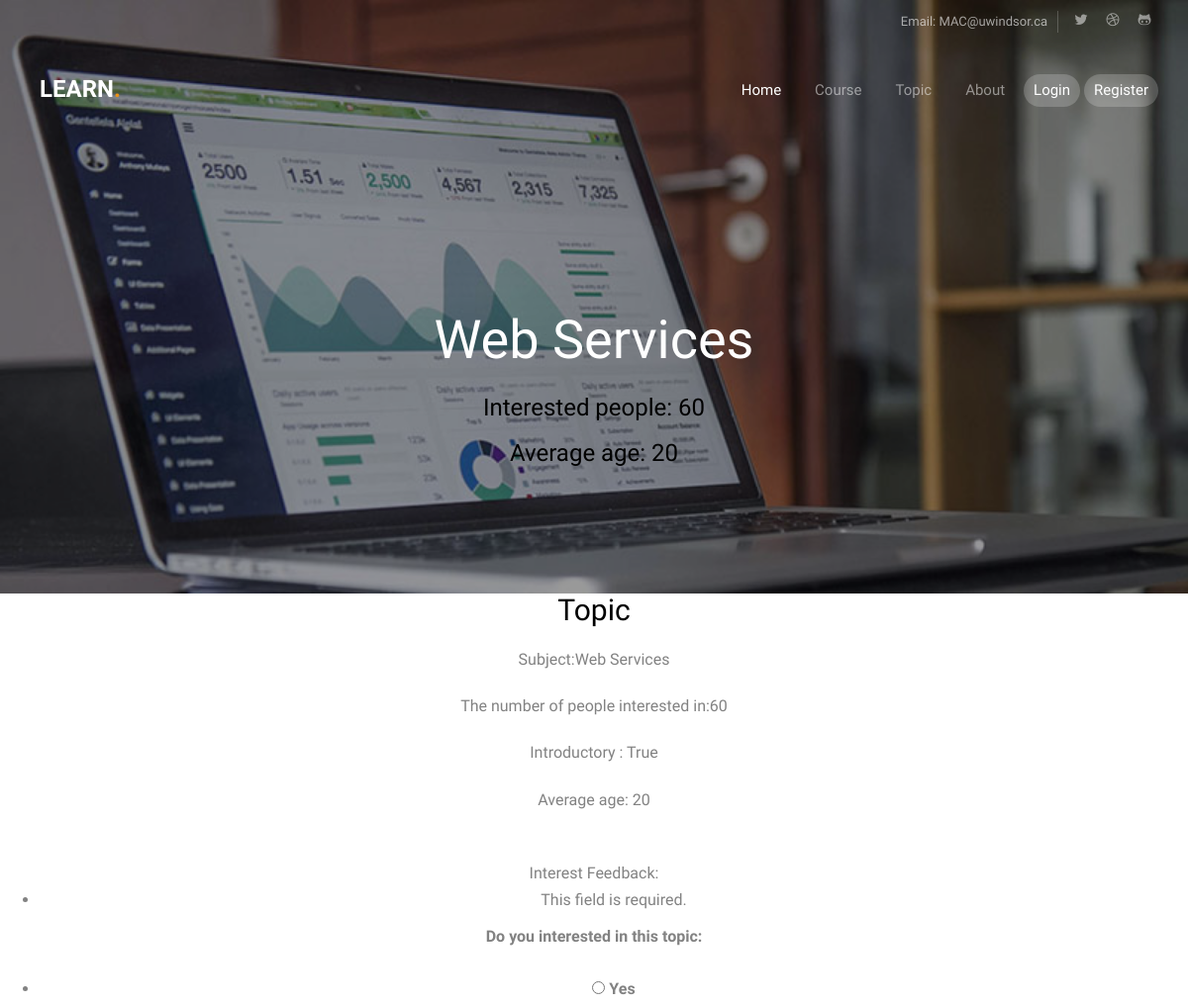
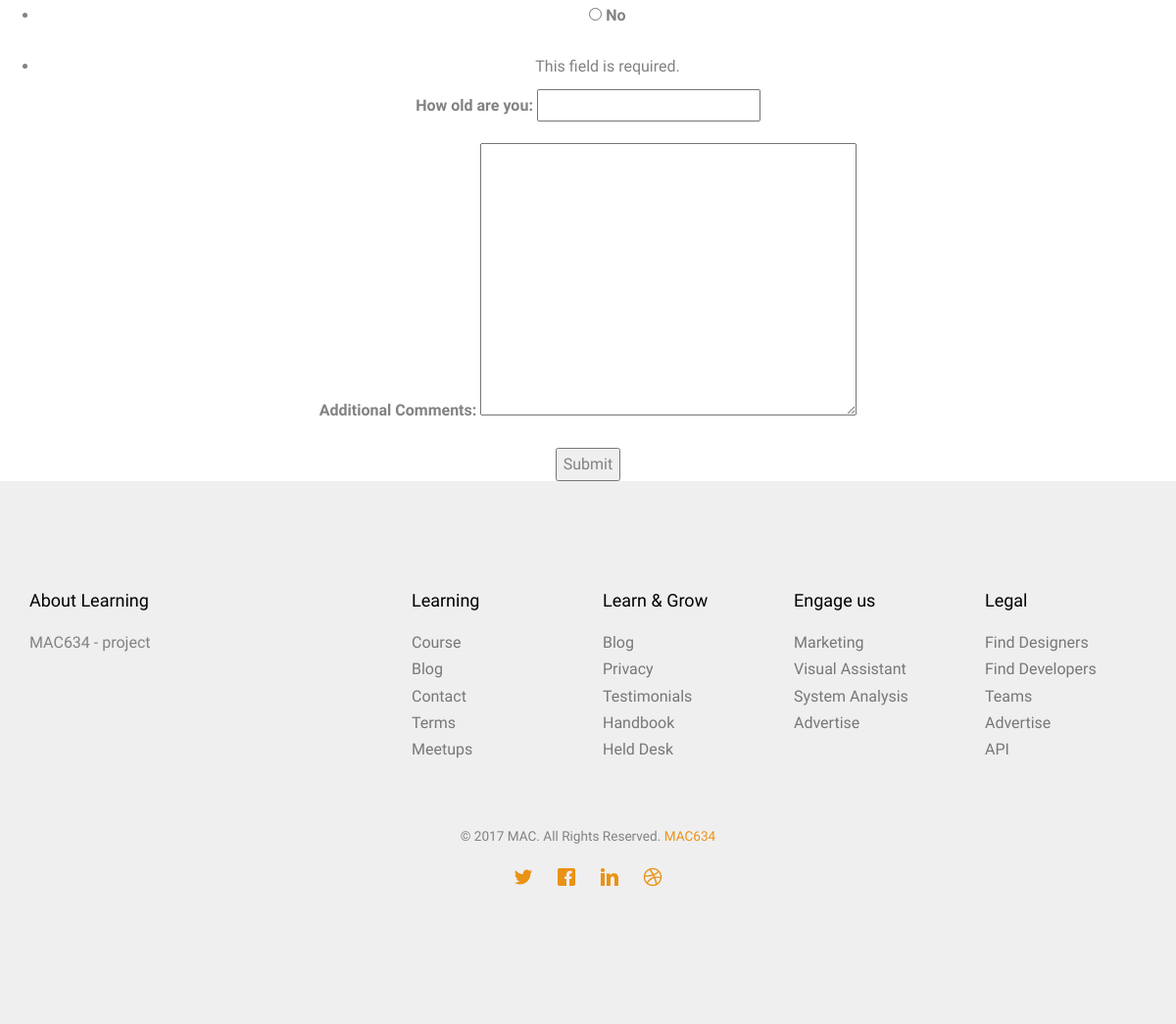
Page /myapp/topic/Web Services/ on the committed database (2 pictures, top to bottom).
### myapp/models.py (models this page shows, shortened)
class Topic(models.Model):
    subject = models.CharField(max_length=100, unique=True)
    intro_course = models.BooleanField(default=True)
    TIME_CHOICES = (
        (0, 'No preference'),
        (1, 'Morning'),
        (2, 'Afternoon'),
        (3, 'Evening')
    )
    time = models.IntegerField(default=0, choices=TIME_CHOICES)
    num_responses = models.IntegerField(default=0)
    avg_age =models.IntegerField(default=20)

### myapp/views.py (the view)
# urls.py: url(r'^topic/(?P<subject>[\w\s]+)/$', views.topicdetail, name = 'topicdetail'),
def topicdetail(req, subject):
    topic = Topic.objects.get(subject = subject)
    if req.method == 'POST':
        form = InterestForm(req.POST)
        if form.is_valid():
            fage = form.cleaned_data['age']
            if form.cleaned_data['interested'] == 1:
                topic.avg_age = (topic.avg_age * topic.num_responses + fage) / (topic.num_responses + 1)
                topic.num_responses += 1
            else:
                topic.avg_age = (topic.avg_age * topic.num_responses + fage) / (topic.num_responses)
            topic.save()
            if 'username' in req.session:
                firstname = User.objects.get(username=req.session['username']).first_name
                return render(req, 'myapp/topicdetail.html',{'form':form, 'topic':topic, 'firstname': firstname})
            else:
                return render(req, 'myapp/topicdetail.html',{'form':form, 'topic':topic})
        else:
            form = InterestForm()
    elif req.method == 'GET':
        form = InterestForm(req.GET)
    else:
        form = InterestForm()
    if 'username' in req.session:
        firstname = User.objects.get(username=req.session['username']).first_name
        return render(req, 'myapp/topicdetail.html',{'form':form, 'topic':topic, 'firstname': firstname})
    else:
        return render(req, 'myapp/topicdetail.html',{'form':form, 'topic':topic})

### myapp/forms.py
class InterestForm(forms.Form):
    interested = forms.TypedChoiceField(required=True, label='Do you interested in this topic', widget=forms.RadioSelect, coerce=int, choices=((1,'Yes'),(0,'No')))
    age = forms.IntegerField(initial=20, label='How old are you', required=True)
    comments = forms.CharField(widget=forms.Textarea, label='Additional Comments', required=False)

### myapp/templates/myapp/topicdetail.html (shortened to what this page needs)
{% extends 'myapp/base.html' %}
{% load staticfiles %}
{% block background_block %}
<header id="mac634-header" class="mac634-cover mac634-cover-sm" role="banner" style="background-image:url({% static 'images/img_bg_2.jpg' %});" data-stellar-background-ratio="0.5">
	<div class="overlay"></div>
	<div class="container">
		<div class="row">
			<div class="col-md-8 col-md-offset-2 text-center">
				<div class="display-t">
					<div class="display-tc animate-box" data-animate-effect="fadeIn">
            {% if topic %}
						  <h1>{{ topic.subject }}</h1>
              <h3>Interested people: {{ topic.num_responses}} </h3>
              <h3>Average age: {{ topic.avg_age }}</h3>
            {% else %}
              <h1>There is no available topic!</h1>
            {% endif %}
					</div>
				</div>
			</div>
		</div>
	</div>
</header>
{% endblock %}
{% block body_block %}
    {% if topic %}
        <div align="center"><h2>Topic</h2></div>
        <div align="center">
                <p> Subject:{{ topic.subject }}</p>
                <p> The number of people interested in:{{ topic.num_responses}} </p>
                <p> Introductory : {{ topic.intro_course }}</p>
                <p> Average age: {{ topic.avg_age }}</p>
        </div>
        <form action="." method="POST" align="center">
          <br>Interest Feedback:<br>
            {{ form.as_p }}
          <input type="submit" value="Submit" />
        </form>
    {% else %}
        <strong>There is no available topic!</strong>
    {% endif %}
{% endblock %}

### myapp/static/css/style.css (style rules this page uses)
body { font-family: "Work Sans", Arial, sans-serif; font-weight: 400; font-size: 16px; line-height: 1.7; color: #828282; background: #fff; }
p { margin-bottom: 20px; }
h1, h2, h3, h4, h5, h6, figure { color: #000; font-family: "Work Sans", Arial, sans-serif; font-weight: 400; margin: 0 0 20px 0; }
#mac634-header, #mac634-counter, .mac634-bg { background-size: cover; background-position: top center; background-repeat: no-repeat; position: relative; }
.mac634-cover { height: 800px; background-size: cover; background-position: top center; background-repeat: no-repeat; position: relative; float: left; width: 100%; }
.mac634-cover .overlay { z-index: 0; position: absolute; bottom: 0; top: 0; left: 0; right: 0; background: rgba(0, 0, 0, 0.4); }
.mac634-cover .display-t, .mac634-cover .display-tc { z-index: 9; height: 700px; display: table; width: 100%; margin-top: 100px; }
.mac634-cover.mac634-cover-sm { height: 600px; }
.mac634-cover.mac634-cover-sm .display-t, .mac634-cover.mac634-cover-sm .display-tc { height: 600px; display: table; width: 100%; }
#mac634-header .display-tc, #mac634-counter .display-tc, .mac634-cover .display-tc { display: table-cell !important; vertical-align: middle; }
#mac634-header .display-tc h1, #mac634-header .display-tc h2, #mac634-counter .display-tc h1, #mac634-counter .display-tc h2, .mac634-cover .display-tc h1, .mac634-cover .display-tc h2 { margin: 0; padding: 0; color: white; }
#mac634-header .display-tc h1, #mac634-counter .display-tc h1, .mac634-cover .display-tc h1 { margin-bottom: 20px; font-size: 54px; line-height: 1.3; font-weight: 300; }
.js .animate-box { opacity: 0; }

### rows in the picture
Topic: subject "Web Services", num_responses "60", avg_age "20", intro_course "True"
